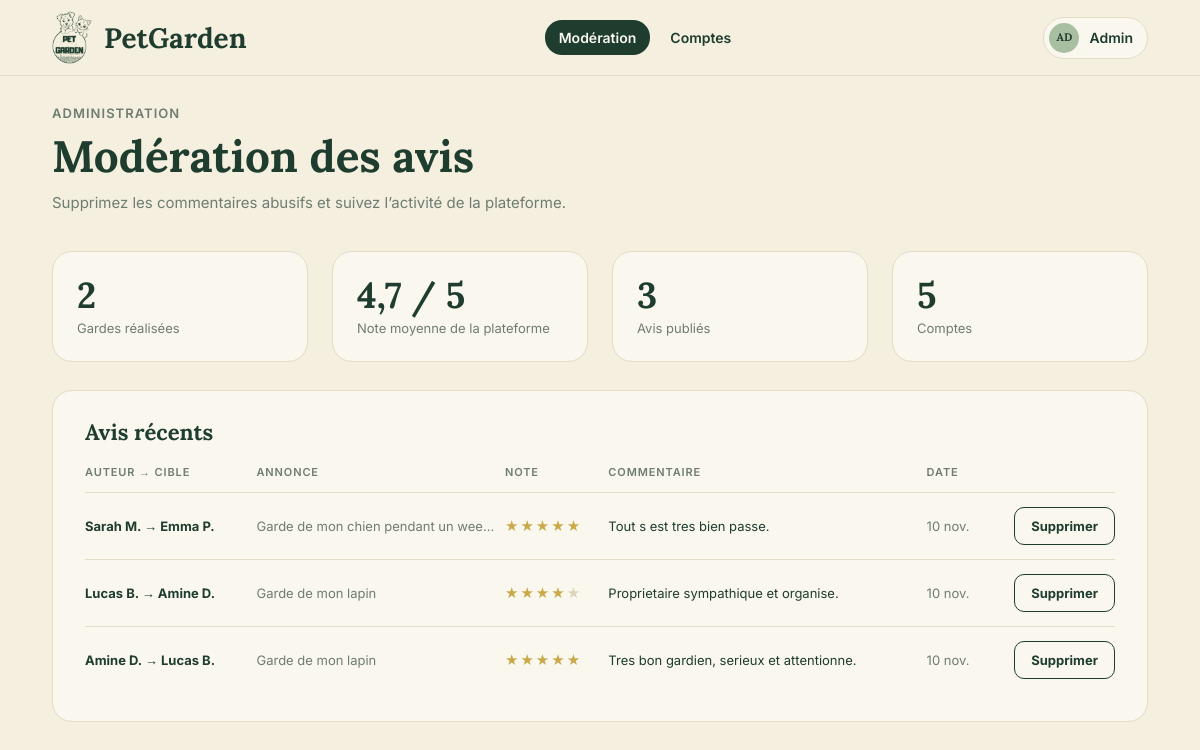
Screenshot of /admin_moderation.php (signed in) with the database file from the repository.
### tables this page shows
create table avis (
    id_avis int auto_increment,
    id_annonce int not null,
    id_auteur int not null,
    id_cible int not null,
    note tinyint unsigned not null,
    commentaire varchar(150),
    date_avis datetime not null default current_timestamp,
    constraint pk_avis primary key (id_avis),
    constraint fk_avis_annonce foreign key (id_annonce) references annonces(id_annonce) on delete restrict,
    constraint fk_avis_auteur foreign key (id_auteur) references utilisateur(id_utilisateur) on delete restrict,
    constraint fk_avis_cible foreign key (id_cible) references utilisateur(id_utilisateur) on delete restrict,
    constraint chk_note_avis check (note between 1 and 5),
    constraint chk_auteur_cible check (id_auteur <> id_cible),
    constraint uq_avis_par_garde unique (id_annonce, id_auteur)
);

create table utilisateur (
    id_utilisateur int auto_increment,
    nom varchar(50) not null,
    prenom varchar(50) not null,
    email varchar(150) not null unique,
    mdp varchar(255) not null,
    role enum('utilisateur', 'admin') not null default 'utilisateur',
    constraint pk_utilisateur primary key (id_utilisateur)
);

create table annonces (
    id_annonce int auto_increment,
    titre varchar(150) not null,
    type_animal varchar(200) not null,
    ville varchar(100) not null,
    date_debut date not null,
    date_fin date not null,
    description text,
    statut enum('ouverte', 'pourvue', 'terminee') not null default 'ouverte',
    id_proprietaire int not null,
    constraint pk_annonce primary key (id_annonce),
    constraint fk_annonce_proprietaire foreign key (id_proprietaire) references utilisateur(id_utilisateur) on delete restrict,
    constraint chk_dates_annonce check (date_fin >= date_debut)
);

### public/admin_moderation.php (called while the page is built)
<?php
require_once __DIR__ . '/../controleur/admin_controller.php';
$controleur = new AdminController();
$donnees = $controleur->moderation();
extract($donnees);
require __DIR__ . '/../vue/admin_moderation.php';

### controleur/controleur.php (called while the page is built, shortened)
<?php
class Controleur
{
    protected function exigerConnexion()
    {
        return (int) $_SESSION['id_utilisateur'];
    }
    protected function exigerAdmin()
    {
        $id = $this->exigerConnexion();
        return $id;
    }
    protected function estPost()
    {
        if ($_SERVER['REQUEST_METHOD'] !== 'POST') {
            return false;
        }
        return true;
    }
}

### model/avis.php (called while the page is built, shortened)
<?php
require_once __DIR__ . '/../config/database.php';
class Avis
{
    private $pdo;
    public function __construct()
    {
        $database = new Database();
        $this->pdo = $database->getConnection();
    }
    public function listerRecents($limite = 50)
    {
        $requete = $this->pdo->query(
            'select v.*, a.titre,
                    au.prenom as prenom_auteur, au.nom as nom_auteur,
                    ci.prenom as prenom_cible, ci.nom as nom_cible
             from avis as v
             inner join annonces as a on a.id_annonce = v.id_annonce
             inner join utilisateur as au on au.id_utilisateur = v.id_auteur
             inner join utilisateur as ci on ci.id_utilisateur = v.id_cible
             order by v.date_avis desc, v.id_avis desc
             limit ' . (int) $limite
        );
        return $requete->fetchAll();
    }
    public function statistiques()
    {
        return $this->pdo->query(
            'select round(avg(note), 1) as note_moyenne, count(*) as nb_avis from avis'
        )->fetch();
    }
}

### config/database.php (called while the page is built)
<?php
class Database{
    private $host = 'localhost';
    private $dbname = 'petgarden';
    private $user = 'root';
    private $mdp = '';
    private static $pdo = null;
    public function getConnection(){
        if (self::$pdo === null) {
            try {
                self::$pdo = new PDO(
                    "mysql:host=$this->host;dbname=$this->dbname;charset=utf8mb4",
                    $this->user,
                    $this->mdp,
                    [
                        PDO::ATTR_ERRMODE => PDO::ERRMODE_EXCEPTION,
                        PDO::ATTR_DEFAULT_FETCH_MODE => PDO::FETCH_ASSOC,
                    ]
                );
            } catch (PDOException $e) {
                http_response_code(500);
                exit('erreur de connexion à la base de données.');
            }
        }
        return self::$pdo;
    }
}

### model/annonce.php (called while the page is built, shortened)
<?php
require_once __DIR__ . '/../config/database.php';
class Annonce
{
    private $pdo;
    public function __construct()
    {
        $database = new Database();
        $this->pdo = $database->getConnection();
    }
    public function compterTerminees()
    {
        return (int) $this->pdo->query("select count(*) from annonces where statut = 'terminee'")->fetchColumn();
    }
}

### model/utilisateur.php (called while the page is built, shortened)
<?php
require_once __DIR__ . '/../config/database.php';
class Utilisateur
{
    private $pdo;
    public function __construct()
    {
        $database = new Database();
        $this->pdo = $database->getConnection();
    }
    public function compter()
    {
        return (int) $this->pdo->query('select count(*) from utilisateur')->fetchColumn();
    }
}

### controleur/admin_controller.php (called while the page is built, shortened)
<?php
require_once __DIR__ . '/controleur.php';
require_once __DIR__ . '/../model/utilisateur.php';
require_once __DIR__ . '/../model/annonce.php';
require_once __DIR__ . '/../model/avis.php';
class AdminController extends Controleur
{
    public function moderation()
    {
        $avisModel = new Avis();
        $annonceModel = new Annonce();
        $utilisateurModel = new Utilisateur();
        return $this->vue([
            'gardesRealisees' => $annonceModel->compterTerminees(),
            'statistiquesAvis' => $avisModel->statistiques(),
            'nbComptes' => $utilisateurModel->compter(),
            'avisRecents' => $avisModel->listerRecents(),
        ]);
    }
}

### vue/admin_moderation.php (the view, shortened to what this page needs)
<?php
$page_active = 'moderation';
require __DIR__ . '/partials/entete.php';
?>
<main class="conteneur page">
    <div class="page-titre">
        <p class="surtitre">Administration</p>
        <h1>Modération des avis</h1>
        <p class="texte-doux">Supprimez les commentaires abusifs et suivez l’activité de la plateforme.</p>
    </div>
    <div class="grille grille-4">
        <div class="carte stat-admin">
            <strong><?= (int) $gardesRealisees ?></strong>
            <span>Gardes réalisées</span>
        </div>
        <div class="carte stat-admin">
            <strong><?= $statistiquesAvis['note_moyenne'] !== null ? e(note($statistiquesAvis['note_moyenne'])) . ' / 5' : '—' ?></strong>
            <span>Note moyenne de la plateforme</span>
        </div>
        <div class="carte stat-admin">
            <strong><?= (int) $statistiquesAvis['nb_avis'] ?></strong>
            <span>Avis publiés</span>
        </div>
        <div class="carte stat-admin">
            <strong><?= (int) $nbComptes ?></strong>
            <span>Comptes</span>
        </div>
    </div>
    <section class="carte tableau-carte">
        <h2 class="titre-carte">Avis récents</h2>
        <?php if (empty($avisRecents)) : ?>
            <p class="texte-doux">Aucun avis publié.</p>
        <?php else : ?>
            <div class="tableau-defilant">
                <table class="tableau">
                    <thead>
                        <tr>
                            <th>Auteur → cible</th>
                            <th>Annonce</th>
                            <th>Note</th>
                            <th>Commentaire</th>
                            <th>Date</th>
                            <th></th>
                        </tr>
                    </thead>
                    <tbody>
                        <?php foreach ($avisRecents as $avis) : ?>
                            <tr>
                                <td><strong><?= e(nom_court($avis['prenom_auteur'], $avis['nom_auteur'])) ?> → <?= e(nom_court($avis['prenom_cible'], $avis['nom_cible'])) ?></strong></td>
                                <td class="texte-doux tronque"><?= e(majuscule($avis['titre'])) ?></td>
                                <td><?= etoiles($avis['note']) ?></td>
                                <td><?= e(majuscule($avis['commentaire'] ?? '—')) ?></td>
                                <td class="texte-doux"><?= e(jour_mois_court($avis['date_avis'])) ?></td>
                                <td>
                                    <form method="post" action="admin_moderation.php" data-confirmer="Supprimer cet avis ?">
                                        <button type="submit" class="bouton bouton-contour bouton-petit">Supprimer</button>
                                    </form>
                                </td>
                            </tr>
                        <?php endforeach; ?>
                    </tbody>
                </table>
            </div>
        <?php endif; ?>
    </section>
</main>
<?php require __DIR__ . '/partials/pied.php'; ?>

### vue/partials/entete.php (shortened to what this page needs)
<?php
require_once __DIR__ . '/fonctions.php';
$est_admin = $connecte !== null && $connecte['role'] === 'admin';
if ($est_admin) {
    $liens = ['moderation' => ['admin_moderation.php', 'Modération'], 'comptes' => ['admin_comptes.php', 'Comptes']];
} else {
    $liens = ['accueil' => ['index.php', 'Accueil'], 'annonces' => ['annonces.php', 'Annonces']];
}
?>
<!doctype html>
<html lang="fr">
<head>
    <link rel="stylesheet" href="assets/css/style.css">
</head>
<body>
<header class="entete">
    <div class="conteneur entete-contenu">
        <a class="logo" href="<?= $est_admin ? 'admin_moderation.php' : 'index.php' ?>">
            <img src="assets/img/logo.png" alt="" width="40" height="52">
            <span>PetGarden</span>
        </a>
        <?php if ($page_active !== 'auth') : ?>
            <nav class="navigation">
                <?php foreach ($liens as $cle => $lien) : ?>
                    <a href="<?= e($lien[0]) ?>" class="<?= $cle === $page_active ? 'actif' : '' ?>"><?= e($lien[1]) ?></a>
                <?php endforeach; ?>
            </nav>
        <?php endif; ?>
        <?php if ($connecte !== null) : ?>
            <details class="compte">
                <summary>
                    <span class="avatar avatar-xs"><?= e($est_admin ? 'AD' : initiales($connecte['prenom'], $connecte['nom'])) ?></span>
                    <?= e($est_admin ? 'Admin' : nom_court($connecte['prenom'], $connecte['nom'])) ?>
                </summary>
            </details>
        <?php endif; ?>
    </div>
</header>

### vue/partials/fonctions.php (shortened to what this page needs)
<?php
function e($valeur)
{
    return htmlspecialchars((string) $valeur, ENT_QUOTES, 'UTF-8');
}
function majuscule($texte)
{
    $texte = (string) $texte;
    return mb_strtoupper(mb_substr($texte, 0, 1)) . mb_substr($texte, 1);
}
function titre($texte)
{
    return mb_convert_case((string) $texte, MB_CASE_TITLE, 'UTF-8');
}
function nom_court($prenom, $nom)
{
    return titre($prenom) . ' ' . mb_strtoupper(mb_substr((string) $nom, 0, 1)) . '.';
}
function jour_mois_court($date)
{
    $abreviations = ['janv.', 'févr.', 'mars', 'avr.', 'mai', 'juin', 'juil.',
                     'août', 'sept.', 'oct.', 'nov.', 'déc.'];
    $horodatage = strtotime((string) $date);
    return date('j', $horodatage) . ' ' . $abreviations[date('n', $horodatage) - 1];
}
function note($valeur)
{
    return number_format((float) $valeur, 1, ',', '');
}
function etoiles($valeur, $classe = '')
{
    $pleines = (int) round((float) $valeur);
    $html = '<span class="etoiles ' . e($classe) . '" aria-label="' . e(note($valeur)) . ' sur 5">';
    for ($i = 1; $i <= 5; $i++) {
        $html .= '<span class="' . ($i <= $pleines ? 'pleine' : 'vide') . '">★</span>';
    }
    return $html . '</span>';
}

### vue/partials/pied.php (shortened to what this page needs)
</body>
</html>

### public/assets/css/style.css (style rules this page uses)
:root { --vert: #1e3d2f; --vert-survol: #2f5342; --fond: #f5efdf; --carte: #faf7ee; --champ: #f1ead5; --bordure: #e4dcc4; --texte: #1e3d2f; --texte-doux: #6e7d72; --sauge: #a9bfa2; --sauge-clair: #c9d6bc; --sauge-fonce: #6f8c6c; --sable: #e2d6a5; --sable-clair: #e6ddbc; --or: #c9a94a; --etoile-vide: #ddd5ba; --rose: #ebd5cc; --rose-texte: #9a5a47; --titre: 'lora', georgia, serif; --corps: 'inter', system-ui, sans-serif; }
*, *::before, *::after { box-sizing: border-box; }
html { background: var(--fond); }
body { margin: 0; min-height: 100vh; display: flex; flex-direction: column; font-family: var(--corps); font-size: 15px; line-height: 1.5; color: var(--texte); background: var(--fond); }
main { flex: 1; }
h1, h2, h3 { margin: 0; font-family: var(--titre); font-weight: 700; line-height: 1.2; color: var(--vert); }
p { margin: 0; }
a { color: inherit; }
img, svg { display: block; }
.conteneur { width: 100%; max-width: 1280px; margin: 0 auto; padding: 0 52px; }
.texte-doux { color: var(--texte-doux); }
.entete { border-bottom: 1px solid var(--bordure); background: var(--fond); }
.entete-contenu { display: flex; align-items: center; gap: 24px; height: 75px; }
.logo { display: flex; align-items: center; gap: 12px; text-decoration: none; }
.logo img { width: 40px; height: auto; }
.logo span { font-family: var(--titre); font-size: 28px; font-weight: 700; color: var(--vert); }
.navigation { display: flex; gap: 6px; margin: 0 auto; }
.navigation a { padding: 7px 14px; border-radius: 17px; font-size: 14px; font-weight: 600; text-decoration: none; }
.navigation a.actif { background: var(--vert); color: var(--carte); }
.compte { position: relative; }
.compte summary { display: flex; align-items: center; gap: 10px; padding: 5px 14px 5px 5px; border: 1px solid var(--bordure); border-radius: 21px; background: var(--carte); font-size: 14px; font-weight: 600; cursor: pointer; list-style: none; }
.bouton { display: inline-flex; align-items: center; justify-content: center; gap: 6px; height: 46px; padding: 0 22px; border: 1.5px solid var(--vert); border-radius: 10px; font: 700 14px/1 var(--corps); text-decoration: none; white-space: nowrap; cursor: pointer; transition: background .15s, color .15s; }
.bouton-contour { background: transparent; color: var(--vert); }
.bouton-petit { height: 38px; padding: 0 16px; font-size: 13px; }
.carte { border: 1px solid var(--bordure); border-radius: 20px; background: var(--carte); padding: 28px; }
.grille { display: grid; gap: 24px; }
.grille-4 { grid-template-columns: repeat(4, 1fr); }
.page { padding-top: 28px; padding-bottom: 80px; }
.page-titre { margin-bottom: 36px; }
.page-titre h1 { margin: 6px 0 10px; font-size: 44px; }
.surtitre { font-size: 13px; font-weight: 600; letter-spacing: .08em; text-transform: uppercase; color: var(--texte-doux); }
.titre-carte { font-size: 22px; margin-bottom: 18px; }
.vide { color: var(--texte-doux); }
.avatar { display: inline-flex; flex: none; align-items: center; justify-content: center; width: 48px; height: 48px; border-radius: 50%; background: var(--sauge); font-family: var(--titre); font-size: 17px; font-weight: 700; color: var(--vert); }
.avatar-xs { width: 30px; height: 30px; font-size: 11px; }
.etoiles { display: inline-flex; gap: 2px; font-size: 16px; line-height: 1; }
.etoiles .pleine { color: var(--or); }
.etoiles .vide { color: var(--etoile-vide); }
.stat-admin { padding: 22px 24px; }
.stat-admin strong { display: block; font-family: var(--titre); font-size: 36px; line-height: 1.2; }
.stat-admin span { font-size: 13px; color: var(--texte-doux); }
.tableau-carte { margin-top: 28px; padding: 28px 32px; }
.tableau-defilant { overflow-x: auto; }
.tableau { width: 100%; border-collapse: collapse; font-size: 13px; }
.tableau th { padding: 0 8px 12px 0; border-bottom: 1px solid var(--bordure); text-align: left; font-size: 11px; font-weight: 600; letter-spacing: .08em; text-transform: uppercase; color: var(--texte-doux); }
.tableau td { padding: 14px 8px 14px 0; border-bottom: 1px solid var(--bordure); vertical-align: middle; }
.tableau tr:last-child td { border-bottom: 0; }
.tableau td:last-child { text-align: right; padding-right: 0; }
.tableau .etoiles { font-size: 15px; }
.tronque { max-width: 200px; overflow: hidden; text-overflow: ellipsis; white-space: nowrap; }

### rows the page displays
avis: id_auteur.nom "Sarah M.", id_cible.nom "Emma P.", id_annonce.titre "Garde de mon chien pendant un wee…", commentaire "Tout s est tres bien passe.", date_avis "10 nov."
avis: id_auteur.nom "Lucas B.", id_cible.nom "Amine D.", id_annonce.titre "Garde de mon lapin", commentaire "Proprietaire sympathique et organise.", date_avis "10 nov."
avis: id_auteur.nom "Amine D.", id_cible.nom "Lucas B.", id_annonce.titre "Garde de mon lapin", commentaire "Tres bon gardien, serieux et attentionne.", date_avis "10 nov."

### other values shown
$lien[1] "Modération"
$lien[1] "Comptes"
$est_admin ? 'AD' : initiales($connecte['prenom'], $connecte['nom']) "AD"
$gardesRealisees "2"
note($statistiquesAvis['note_moyenne']) "4,7"
$statistiquesAvis['nb_avis'] "3"
$nbComptes "5"
